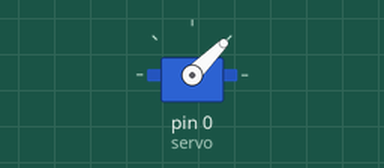
Recording of a sketch running on a simulated Arduino Uno, built with avr-gcc and run on an emulated ATmega328P. On the bench: servo.

Above: at 0.05 s.
At 3.95 s:
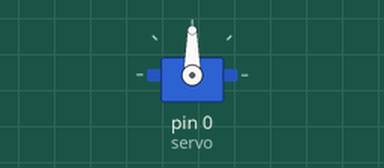
At 7.95 s:
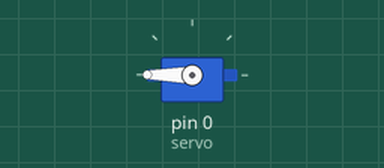
At 15.95 s:
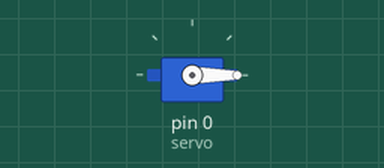
Timing chart, 0 to 20.8 s (numbered marks = the images above):
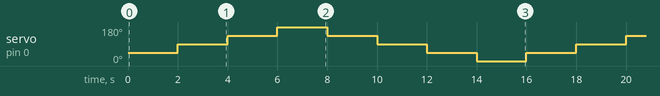

Measured:
- by itself, servo on pin 0 (servo): repeats every 16.0 s: 135° 2.0 s, 180° 2.0 s, 135° 2.0 s, 90° 2.0 s, 45° 2.0 s, 0° 2.0 s, 45° 2.0 s, 90° 2.0 s

The sketch:

servomotor1.ino
```cpp
//Incluindo a biblioteca para a ultilização do servo motor
#include <Servo.h>

/*Criando objeto do tipo Servo motor para poder usar as
funções de controle do equipamento(servo motor)*/
Servo objetoServo;

//variável para salvar a porta que servo motor está conectado
int servo = 0;

void setup()
{
  // inicializando o servo na porta digital
  objetoServo.attach(servo);
}

void loop()
{
  // servo rotacionar a 45°
  objetoServo.write(45);
  delay(2000);
  // servo rotacionar a 90°
  objetoServo.write(90);
  delay(2000);
  // servo rotacionar a 135°
  objetoServo.write(135);
  delay(2000);
  // servo rotacionar a 180°
  objetoServo.write(180);
  delay(2000);
  // servo rotacionar a 45°
  objetoServo.write(135);
  delay(2000);
  // servo rotacionar a 90°
  objetoServo.write(90);
  delay(2000);
  // servo rotacionar a 135°
  objetoServo.write(45);
  delay(2000);
  //servo rotacionar a 0°
  objetoServo.write(0);
  delay(2000);
}
```
